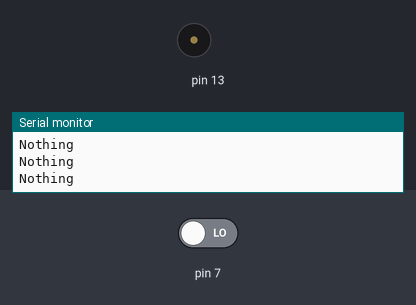
A sketch run on a simulated Arduino Uno, built with avr-gcc and run on an emulated ATmega328P. On the bench: buzzer (waves = sounding), the last lines printed to the serial monitor. The inputs (shaded band) are chosen by the test bench; at power-on: pin 7 LOW.

Above: at 2.8 s.
2.9 s: pin 7 driven HIGH
At 3.7 s:
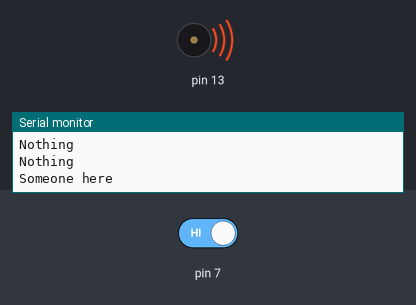
4.5 s: pin 7 driven LOW
At 5.3 s:
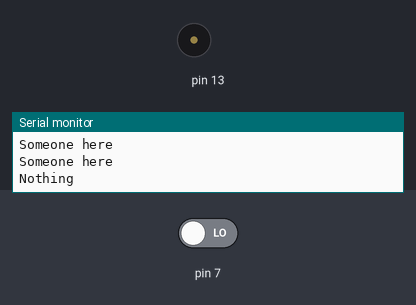
Timing chart, 0 to 7.5 s (numbered marks = the images above; inputs shaded):
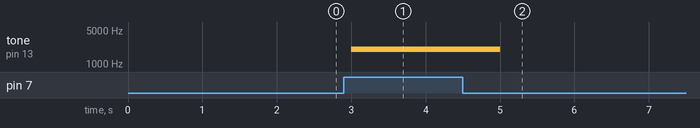

The sketch:

digitalmotionsensor.ino
```cpp
void setup()
{
  pinMode(13, OUTPUT);
  pinMode(7,INPUT);
  Serial.begin(9600);
}

void loop()
{
  if(digitalRead(7)==HIGH){
    tone(13,2000);
    Serial.println("Someone here");
  }
  else{
    noTone(13);
    Serial.println("Nothing");
  }
  delay(1000);
}
```

Measured:
- after the input at 2.9 s, tone on pin 13: silent → 2000 Hz after 0.10 s
- after the input at 4.5 s, tone on pin 13: 2000 Hz → silent after 0.50 s
